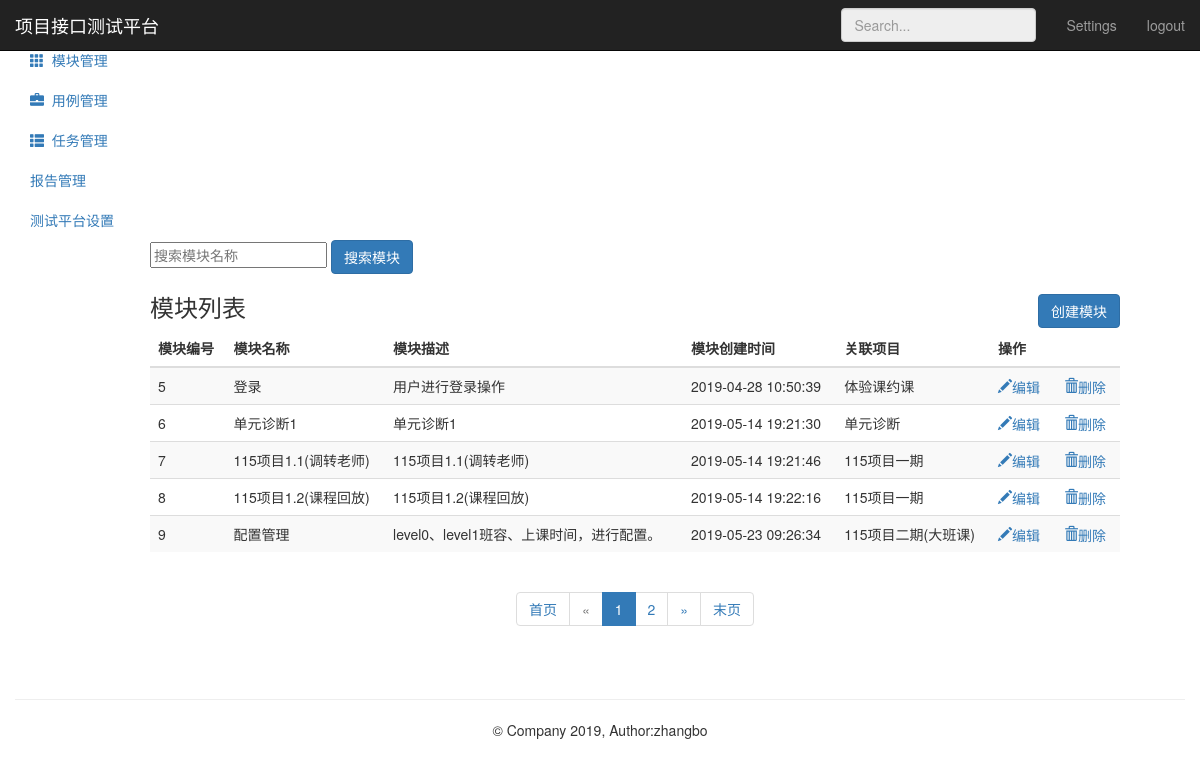
Page /module/ (signed in) on the committed database.
### module_app/models.py (models this page shows, shortened)
class Module(models.Model):
      project = models.ForeignKey(Project,on_delete=models.CASCADE)
      name = models.CharField("名称",max_length=50,null=False)
      describe = models.TextField("描述",default="",max_length=50)
      create_time = models.DateTimeField(auto_now_add=True)

### project_app/models.py (models this page shows)
class Project(models.Model):
      name = models.CharField("名称",max_length=50,null=False)
      describe = models.TextField("描述",default="",max_length=50)
      status = models.BooleanField("状态",default=1)
      update_time = models.DateTimeField(auto_now=True)
      create_time = models.DateTimeField(auto_now_add=True)
      def __str__(self):
            return self.name

### module_app/views.py (the view)
# urls.py: path('' ,views.moduel_manage),
@login_required
def moduel_manage(request):
    module_all = Module.objects.all()
    paginator = Paginator(module_all,5)
    paginator_num_pages = paginator.num_pages
    print ("共分：",str(paginator_num_pages)+"页")
    paginator_num_pages_array_ = paginator.page_range
    print ("数组形式表示：",paginator_num_pages_array_)
    page1 = paginator.page(1)
    print ("第一页：",page1)
    page_num = page1.number
    print ("第一页：",page_num)
    page = request.GET.get('page','')
    print ("urlpage传参：",page)
    try:
        contacts = paginator.page(page)
        print ("contacts---------->1",contacts)
    except PageNotAnInteger:
        contacts = paginator.page(1)
        print ("contacts---------->2",contacts)
    except EmptyPage:
        contacts = paginator.page(paginator.num_pages)
        print ("contacts---------->3",contacts)
    print ("第二页索引：",contacts.number)
    print ("第几页：",contacts)
    return render(request,"module.html",{"modules":contacts,
                                         "type":"list",
                                         "page":page,
                                         "page_num":page_num,
                                         "paginator_num_pages":paginator_num_pages,
                                         "paginator_num_pages_array_":paginator_num_pages_array_})

### templates/module.html (shortened to what this page needs)
{% extends "base.html" %}
{% block base %}
<nav class="navbar navbar-inverse navbar-fixed-top" xmlns="http://www.w3.org/1999/html">
        <div class="container-fluid">
            <div class="navbar-header">
                <a class="navbar-brand" href="#">项目接口测试平台</a>
            </div>
            <div id="navbar" class="navbar-collapse collapse">
                <ul class="nav navbar-nav navbar-right">
                    <li><a href="#">Settings</a></li>
                    <li><a href="/logout/">logout</a></li>
                </ul>
                <form class="navbar-form navbar-right">
                    <input type="text" class="form-control" placeholder="Search..."  disabled="disabled">
                </form>
            </div>
        </div>
    </nav>
    <div class="container-fluid">
        <div class="row">
            <div class="col-sm-3 col-md-2 sidebar" style="width:150px;">
                <ul class="nav nav-sidebar">
                    <li>
                        <a href="/project/">
                        </a>
                    </li>
                    <li class="active">
                        <a href="/module/">
                            <i class="glyphicon glyphicon-th"></i>&nbsp;&nbsp;模块管理
                        </a>
                    </li>
                </ul>
                <ul class="nav nav-sidebar">
                    <li>
                       <a href="/testcase/">
                           <i class="glyphicon glyphicon-briefcase"></i>&nbsp;&nbsp;用例管理
                       </a>
                    </li>
                    <li>
                       <a href="/testtask/">
                           <i class="glyphicon glyphicon-th-list"></i>&nbsp;&nbsp;任务管理
                       </a>
                    </li>
                </ul>
                <ul class="nav nav-sidebar">
                    <li><a href="">报告管理</a></li>
                    <li><a href="">测试平台设置</a></li>
                </ul>
            </div>
            <div style="margin-left: 135px;" class="col-sm-9 col-sm-offset-3 col-md-10 col-md-offset-2 main">
                {% if type == "list" %}
                <form class="module" method="get" name="module-page" action="search">
                    <input  type="text" name="search_name" placeholder="搜索模块名称">
                    <button class="btn btn-primary" type="submit">搜索模块</button>
                </form>
                <h3 class="sub-header">模块列表
                    <button class="btn btn-primary" name="submit" style="float:right;"
                            onclick="location.href='/module/add_module/'">创建模块</button>
                </h3>
                <div class="table-responsive">
                    <table class="table table-striped">
                        <thead>
                            <tr>
                                <th>模块编号</th>
                                <th>模块名称</th>
                                <th>模块描述</th>
                                <th>模块创建时间</th>
                                <th>关联项目</th>
                                <th>操作</th>
                            </tr>
                        </thead>
                        <tbody>
                            {% for module in modules %}
                            <tr>
                                  <td>{{ module.id}}</td>
                                  <td>{{ module.name}}</td>
                                  <td>{{ module.describe}}</td>
                                  <td>{{ module.create_time | date:"Y-m-d H:i:s" }}</td>
                                  <td>{{ module.project}}</td>
                                  <td>
                                      <a href="/module/edit_module/{{ module.id }}/">
                                          <i class="glyphicon glyphicon-pencil">编辑</i>
                                      </a>
                                      <a href="/module/delete_module/{{ module.id }}/" style="margin-left:20px;"
                                              onclick="return module_del()">
                                          <i class="glyphicon glyphicon-trash">删除</i>
                                      </a>
                                  </td>
                            </tr>
                            {% endfor %}
                        </tbody>
                    </table>
                </div>
                {% endif %}
                {% if type == "list" %}
                    <div style="text-align: center;">
                       <nav aria-label="Page navigation">
                          <ul class="pagination">
                              {% if modules %}
                                  {% if search_name %}
                                      <li>
                                          <a href="?search_name={{ search_name }}&page={{ page_num }}" aria-label="Previous">
                                              <span aria-hidden="true">首页</span>
                                          </a>
                                      </li>
                                  {% else %}
                                      <li>
                                          <a href="?page={{ page_num }}" aria-label="Previous">
                                              <span aria-hidden="true">首页</span>
                                          </a>
                                      </li>
                                  {% endif %}
                                  {% if modules.has_previous %}
                                      {% if search_name %}
                                          <li>
                                              <a href="?search_name={{ search_name }}&page={{ modules.previous_page_number}}" aria-label="Previous">
                                                  <span aria-hidden="true">&laquo;</span>
                                              </a>
                                          </li>
                                      {% else %}
                                          <li>
                                              <a href="?page={{ modules.previous_page_number}}" aria-label="Previous">
                                                  <span aria-hidden="true">&laquo;</span>
                                              </a>
                                          </li>
                                      {% endif %}
                                  {% else %}
                                      <li class="disabled">
                                              <a href="#" aria-label="Next">
                                                  <span aria-hidden="true">&laquo;</span>
                                              </a>
                                      </li>
                                  {% endif%}
                                  {% for p1 in paginator_num_pages_array_ %}
                                      {% if modules.has_previous %}
                                          {% if search_name %}
                                              {% if p1 == modules.number %}
                                                  <li class="active">
                                                      <a href="?search_name={{ search_name }}&page={{ p1 }}">
                                                          {{ p1 }}
                                                      </a>
                                                  </li>
                                              {% else %}
                                                  <li>
                                                      <a href="?search_name={{ search_name }}&page={{ p1 }}">
                                                          {{ p1 }}
                                                      </a>
                                                  </li>
                                              {% endif %}
                                          {% else %}
                                              {% if p1 == modules.number %}
                                                  <li class="active">
                                                      <a href="?page={{ p1 }}">
                                                          {{ p1 }}
                                                      </a>
                                                  </li>
                                              {% else %}
                                                  <li>
                                                      <a href="?page={{ p1 }}">
                                                          {{ p1 }}
                                                      </a>
                                                  </li>
                                              {% endif %}
                                          {% endif %}
                                      {% else %}
                                          {% if search_name %}
                                              {% if p1 == modules.number %}
                                                  <li class="active">
                                                      <a href="?search_name={{ search_name }}&page={{ p1 }}">
                                                          {{ p1 }}
                                                      </a>
                                                  </li>
                                              {% else %}
                                                  <li>
                                                      <a href="?search_name={{ search_name }}&page={{ p1 }}">
                                                          {{ p1 }}
                                                      </a>
                                                  </li>
                                              {% endif %}
                                          {% else %}
                                              {% if p1 == modules.number %}
                                                  <li class="active">
                                                      <a href="?page={{ p1 }}">
                                                          {{ p1 }}
                                                      </a>
                                                  </li>
                                              {% else %}
                                                  <li>
                                                      <a href="?page={{ p1 }}">
                                                          {{ p1 }}
                                                      </a>
                                                  </li>
                                              {% endif %}
                                          {% endif %}
                                      {% endif %}
                                  {% endfor %}
                                  {% if modules.has_next %}
                                      {% if search_name %}
                                          <li>
                                              <a href="?search_name={{ search_name }}&page={{ modules.next_page_number}}" aria-label="Previous">
                                                  <span aria-hidden="true">&raquo;</span>
                                              </a>
                                          </li>
                                      {% else %}
                                          <li>
                                              <a href="?page={{ modules.next_page_number}}" aria-label="Previous">
                                                  <span aria-hidden="true">&raquo;</span>
                                              </a>
                                          </li>
                                      {% endif %}
                                  {% else %}
                                      <li class="disabled">
                                              <a href="#" aria-label="Next">
                                                  <span aria-hidden="true">&raquo;</span>
                                              </a>
                                      </li>
                                  {% endif %}
                                  {% if search_name %}
                                      <li>
                                          <a href="?search_name={{ search_name }}&page={{ paginator_num_pages }}" aria-label="Previous">
                                              <span aria-hidden="true">末页</span>
                                          </a>
                                     </li>
                                  {% else %}
                                      <li>
                                          <a href="?page={{ paginator_num_pages }}" aria-label="Previous">
                                              <span aria-hidden="true">末页</span>
                                          </a>
                                     </li>
                                  {% endif %}
                              {% endif %}
                          </ul>
                       </nav>
                    </div>
                {% endif %}
            </div>
      </div>
    </div>
{% endblock %}

### rows in the picture
Module: id "5", name "登录", describe "用户进行登录操作", create_time "2019-04-28 10:50:39", project "体验课约课"
Module: id "6", name "单元诊断1", describe "单元诊断1", create_time "2019-05-14 19:21:30", project "单元诊断"
Module: id "7", name "115项目1.1(调转老师)", describe "115项目1.1(调转老师)", create_time "2019-05-14 19:21:46", project "115项目一期"
Module: id "8", name "115项目1.2(课程回放)", describe "115项目1.2(课程回放)", create_time "2019-05-14 19:22:16", project "115项目一期"
Module: id "9", name "配置管理", describe "level0、level1班容、上课时间，进行配置。", create_time "2019-05-23 09:26:34", project "115项目二期(大班课)"

### other values in the picture
{{ p1 }} "1"
{{ p1 }} "2"
